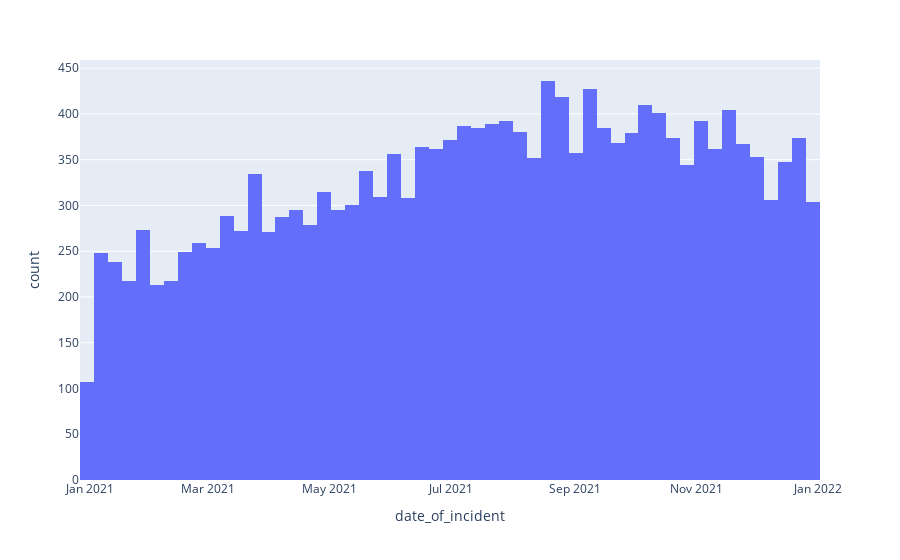

The code cell stored with this chart in its notebook:
### Code cell
px.histogram(df,x='date_of_incident')

### Figure 1 — Plotly figure (JSON) as saved in the notebook; plotly's stock layout.template omitted (floating-point values rounded to 4 significant figures; data arrays with more than 128 entries replaced by an {"elided": "..."} marker saying what was removed)
{"data": [{"alignmentgroup": "True", "bingroup": "x", "hovertemplate": "date_of_incident=%{x}<br>count=%{y}<extra></extra>", "legendgroup": "", "marker": {"color": "#636efa", "pattern": {"shape": ""}}, "name": "", "offsetgroup": "", "orientation": "v", "showlegend": false, "type": "histogram", "x": {"elided": "17416 str values"}, "xaxis": "x", "yaxis": "y"}], "layout": {"barmode": "relative", "legend": {"tracegroupgap": 0}, "margin": {"t": 60}, "xaxis": {"anchor": "y", "domain": [0, 1], "title": {"text": "date_of_incident"}}, "yaxis": {"anchor": "x", "domain": [0, 1], "title": {"text": "count"}}}}
